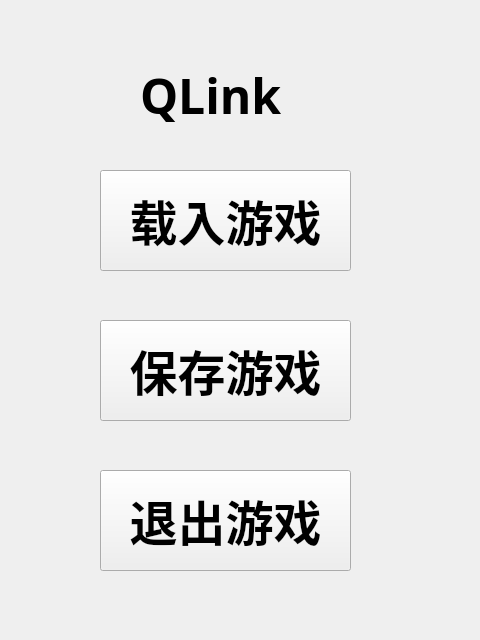
<?xml version="1.0" encoding="UTF-8"?>
<ui version="4.0">
 <class>Pause</class>
 <widget class="QWidget" name="Pause">
  <property name="geometry">
   <rect>
    <x>0</x>
    <y>0</y>
    <width>480</width>
    <height>640</height>
   </rect>
  </property>
  <property name="windowTitle">
   <string>Form</string>
  </property>
  <widget class="QLabel" name="label">
   <property name="geometry">
    <rect>
     <x>140</x>
     <y>60</y>
     <width>171</width>
     <height>71</height>
    </rect>
   </property>
   <property name="font">
    <font>
     <family>Alibaba PuHuiTi</family>
     <pointsize>36</pointsize>
     <weight>75</weight>
     <bold>true</bold>
    </font>
   </property>
   <property name="text">
    <string>QLink</string>
   </property>
  </widget>
  <widget class="QPushButton" name="SaveGame">
   <property name="geometry">
    <rect>
     <x>100</x>
     <y>320</y>
     <width>251</width>
     <height>101</height>
    </rect>
   </property>
   <property name="font">
    <font>
     <family>Alibaba PuHuiTi</family>
     <pointsize>36</pointsize>
     <weight>75</weight>
     <bold>true</bold>
    </font>
   </property>
   <property name="text">
    <string>保存游戏</string>
   </property>
  </widget>
  <widget class="QPushButton" name="LoadGame">
   <property name="geometry">
    <rect>
     <x>100</x>
     <y>170</y>
     <width>251</width>
     <height>101</height>
    </rect>
   </property>
   <property name="font">
    <font>
     <family>Alibaba PuHuiTi</family>
     <pointsize>36</pointsize>
     <weight>75</weight>
     <bold>true</bold>
    </font>
   </property>
   <property name="text">
    <string>载入游戏</string>
   </property>
  </widget>
  <widget class="QPushButton" name="QuitGame">
   <property name="geometry">
    <rect>
     <x>100</x>
     <y>470</y>
     <width>251</width>
     <height>101</height>
    </rect>
   </property>
   <property name="font">
    <font>
     <family>Alibaba PuHuiTi</family>
     <pointsize>36</pointsize>
     <weight>75</weight>
     <bold>true</bold>
    </font>
   </property>
   <property name="text">
    <string>退出游戏</string>
   </property>
  </widget>
 </widget>
 <resources/>
 <connections/>
</ui>
